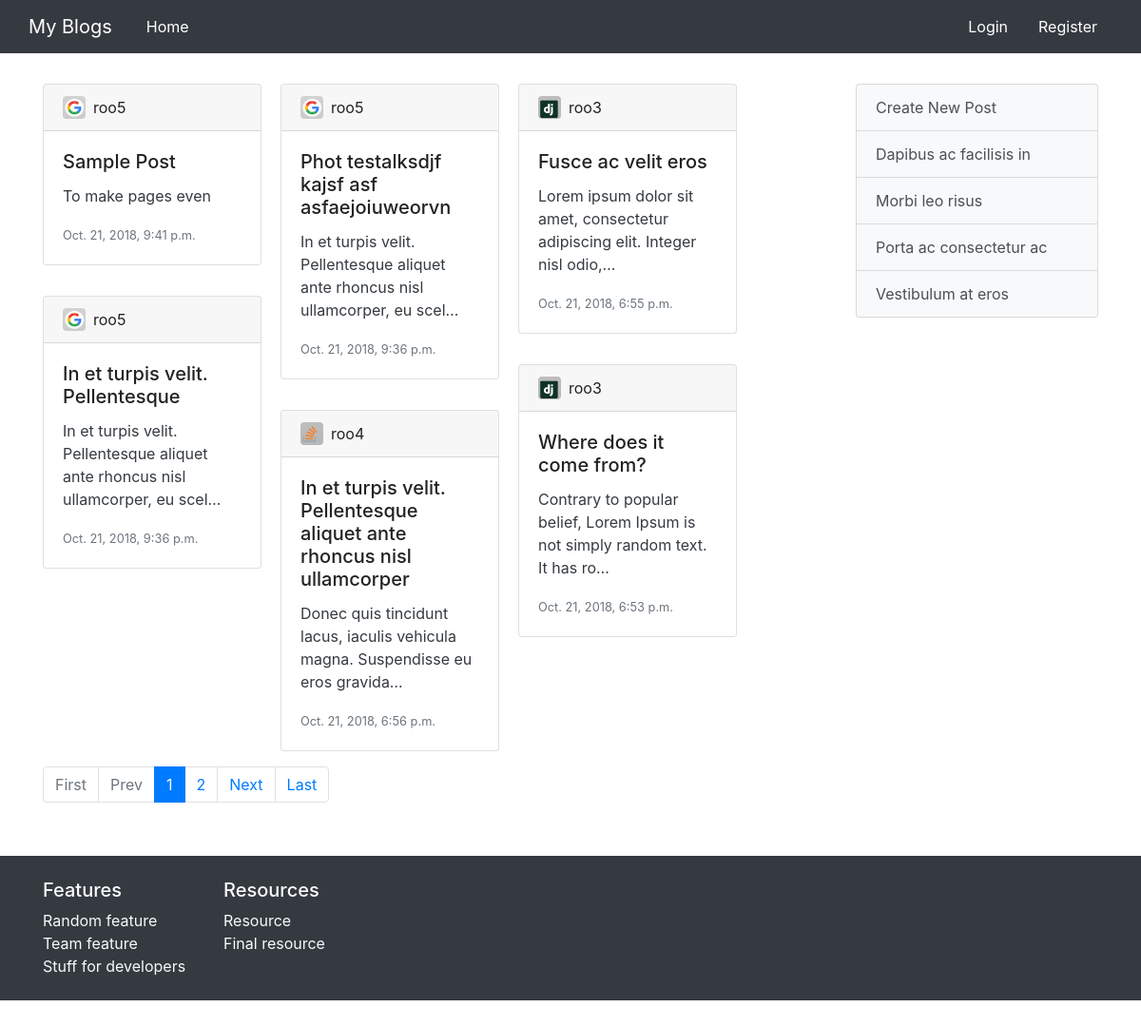
The page / on the database its author committed.
### post/models.py (models this page shows, shortened)
class Post(models.Model):
    title = models.CharField(max_length=100)
    content = models.TextField()
    date_posted = models.DateTimeField(default=timezone.now)
    author = models.ForeignKey(User, on_delete=models.CASCADE)

### user/models.py (models this page shows, shortened)
class Profile(models.Model):
    user = models.OneToOneField(User, on_delete=models.CASCADE)
    image = models.ImageField(default='icon.jpg', upload_to='profile_pics')
    bio = models.CharField(max_length=200)

### post/views.py (the view)
# urls.py: path('', PostListView.as_view(), name='post_home'),
class PostListView(ListView):
    model = Post
    paginate_by = 6
    template_name = 'post/home.html'
    context_object_name = 'posts'
    ordering = '-date_posted'

### post/templates/post/home.html (shortened to what this page needs)
{% extends 'post/base.html' %}
{% block content %}
<div class="card-columns">
  {% for post in posts %}
      {% include 'post/list_item.html' with person=post.author time=post.date_posted title=post.title content=post max_length=80 %}
  {% endfor %}
</div>
{% if is_paginated %}
<nav aria-label="...">
    <ul class="pagination">
        {% if page_obj.number != 1 %}
            <li class="page-item">
                <a class="page-link" href="{{ request.path }}?page=1">First</a>
            </li>
        {% else %}
            <li class="page-item disabled">
                <a class="page-link" href="{{ request.path }}?page=1">First</a>
            </li>
        {% endif %}
        {% if page_obj.has_previous %}
        <li class="page-item">
            <a class="page-link" href="{{ request.path }}?page={{ page_obj.previous_page_number }}" tabindex="-1">Prev</a>
        </li>
        {% else %}
        <li class="page-item disabled">
            <a class="page-link" href="#" tabindex="-1">Prev</a>
        </li>
        {% endif %}
        {% for page in paginator.page_range %}
            {% if page == page_obj.number %}
                <li class="page-item active">
                    <a class="page-link" href="{{ request.path }}?page={{ page }}">{{ page }}</a>
                </li>
            {% else %}
                {% if page_obj.number != 1 and page_obj.number != paginator.num_pages %}
                    {% if page <= page_obj.number|add:1 and page >= page_obj.number|add:-1 %}
                        <li class="page-item"><a class="page-link" href="{{ request.path }}?page={{ page }}">{{ page }}</a></li>
                    {% endif %}
                {% else %}
                    {% if page <= page_obj.number|add:2 and page >= page_obj.number|add:-2 %}
                        <li class="page-item"><a class="page-link" href="{{ request.path }}?page={{ page }}">{{ page }}</a></li>
                    {% endif %}
                {% endif %}
            {% endif %}
        {% endfor %}
        {% if page_obj.has_next %}
        <li class="page-item">
            <a class="page-link" href="{{ request.path }}?page={{ page_obj.next_page_number }}">Next</a>
        </li>
        {% else %}
        <li class="page-item disabled">
            <a class="page-link" href="#">Next</a>
        </li>
        {% endif %}
        {% if page_obj.number != paginator.num_pages %}
            <li class="page-item">
                <a class="page-link" href="{{ request.path }}?page={{ paginator.num_pages }}">Last</a>
            </li>
        {% else %}
            <li class="page-item disabled">
                <a class="page-link" href="{{ request.path }}?page={{ paginator.num_pages }}">Last</a>
            </li>
        {% endif %}
    </ul>
</nav>
{% endif %}
{% endblock content %}

### post/templates/post/list_item.html (shortened to what this page needs)
<div class="card my-3 w-80" style="border-color: {{ border_color }};">
    <div class="card-header">
        <img src="{{ person.profile.image.url }}" alt="" class="rounded float-left profile-image">
        <a class="mute ml-2" href="#">{{ person.username }}</a>
    </div>
    <div class="card-body text-dark">
        <h5 class="card-title">
            <a class="mute" href="{% url 'post_detail' post.id %}">{{ title }}</a>
        </h5>
        <p class="card-text">{{ content.content|truncatechars:max_length }}</p>
        <p class="card-text mt-1"><small class="text-muted">{{ time }}</small></p>
    </div>
</div>

### post/static/post/master.css (style rules this page uses)
a.mute { color: #222 !important; }
ul { margin-top: 0; margin-bottom: 0; }
img.profile-image { width: 1.5rem; height: 1.5rem; }

### rows shown on the page
Post: profile.image (picture), title "Sample Post", content "To make pages even", date_posted "Oct. 21, 2018, 9:41 p.m."
Post: profile.image (picture), title "In et turpis velit. Pellentesque", content "In et turpis velit. Pellentesque aliquet ante rhoncus nisl ullamcorper, eu scel…", date_posted "Oct. 21, 2018, 9:36 p.m."
Post: profile.image (picture), title "Phot testalksdjf kajsf asf asfaejoiuweorvn", content "In et turpis velit. Pellentesque aliquet ante rhoncus nisl ullamcorper, eu scel…", date_posted "Oct. 21, 2018, 9:36 p.m."
Post: profile.image (picture), title "In et turpis velit. Pellentesque aliquet ante rhoncus nisl ullamcorper", content "Donec quis tincidunt lacus, iaculis vehicula magna. Suspendisse eu eros gravida…", date_posted "Oct. 21, 2018, 6:56 p.m."
Post: profile.image (picture), title "Fusce ac velit eros", content "Lorem ipsum dolor sit amet, consectetur adipiscing elit. Integer nisl odio,…", date_posted "Oct. 21, 2018, 6:55 p.m."
Post: profile.image (picture), title "Where does it come from?", content "Contrary to popular belief, Lorem Ipsum is not simply random text. It has ro…", date_posted "Oct. 21, 2018, 6:53 p.m."

### other values the page prints
{{ person.username }} "roo5"
{{ person.username }} "roo4"
{{ person.username }} "roo3"
{{ page }} "1"
{{ page }} "2"
